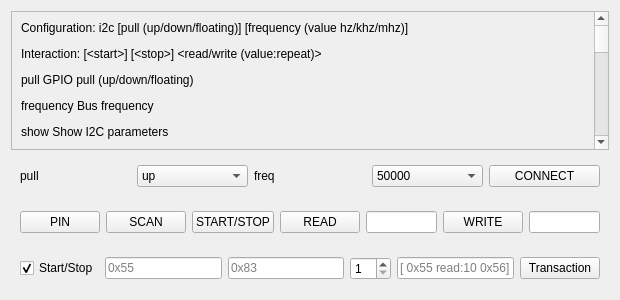
<?xml version="1.0" encoding="UTF-8"?>
<ui version="4.0">
 <class>I2C</class>
 <widget class="QWidget" name="I2C">
  <property name="geometry">
   <rect>
    <x>0</x>
    <y>0</y>
    <width>620</width>
    <height>300</height>
   </rect>
  </property>
  <property name="windowTitle">
   <string>Form</string>
  </property>
  <layout class="QVBoxLayout" name="verticalLayout">
   <item>
    <widget class="QScrollArea" name="help">
     <property name="widgetResizable">
      <bool>true</bool>
     </property>
     <widget class="QWidget" name="scrollAreaWidgetContents">
      <property name="geometry">
       <rect>
        <x>0</x>
        <y>0</y>
        <width>589</width>
        <height>700</height>
       </rect>
      </property>
      <layout class="QVBoxLayout" name="verticalLayout_2">
       <item>
        <widget class="QLabel" name="label">
         <property name="text">
          <string>&lt;html&gt;&lt;head/&gt;&lt;body&gt;&lt;p&gt;Configuration: i2c [pull (up/down/floating)] [frequency (value hz/khz/mhz)]&lt;/p&gt;&lt;p&gt;Interaction: [&amp;lt;start&amp;gt;] [&amp;lt;stop&amp;gt;] &amp;lt;read/write (value:repeat)&amp;gt;&lt;/p&gt;&lt;p&gt;   pull           GPIO pull (up/down/floating)&lt;/p&gt;&lt;p&gt;   frequency      Bus frequency&lt;/p&gt;&lt;p&gt;   show           Show I2C parameters&lt;/p&gt;&lt;p&gt;   pull           GPIO pull (up/down/floating)&lt;/p&gt;&lt;p&gt;   frequency      Bus frequency&lt;/p&gt;&lt;p&gt;&lt;br/&gt;&lt;/p&gt;&lt;p&gt;   scan           Scan for connected devices&lt;/p&gt;&lt;p&gt;   start          Start&lt;/p&gt;&lt;p&gt;   stop           Stop&lt;/p&gt;&lt;p&gt;   read           Read byte (repeat with :&amp;lt;num&amp;gt;)&lt;/p&gt;&lt;p&gt;   hd             Read byte (repeat with :&amp;lt;num&amp;gt;) and print hexdump&lt;/p&gt;&lt;p&gt;   write          Write byte (repeat with :&amp;lt;num&amp;gt;)&lt;/p&gt;&lt;p&gt;   &amp;lt;integer&amp;gt;      Write byte (repeat with :&amp;lt;num&amp;gt;)&lt;/p&gt;&lt;p&gt;   &amp;lt;string&amp;gt;       Write string&lt;/p&gt;&lt;p&gt;   [              Alias for &amp;quot;start&amp;quot;&lt;/p&gt;&lt;p&gt;   ]              Alias for &amp;quot;stop&amp;quot;&lt;/p&gt;&lt;p&gt;   &amp;amp;              Delay 1 usec (repeat with :&amp;lt;num&amp;gt;)&lt;/p&gt;&lt;p&gt;   %              Delay 1 msec (repeat with :&amp;lt;num&amp;gt;)&lt;/p&gt;&lt;p&gt;   ~              Write a random byte (repeat with :&amp;lt;num&amp;gt;)&lt;/p&gt;&lt;p&gt;&lt;br/&gt;&lt;/p&gt;&lt;/body&gt;&lt;/html&gt;</string>
         </property>
        </widget>
       </item>
      </layout>
     </widget>
    </widget>
   </item>
   <item>
    <widget class="QWidget" name="pconnect" native="true">
     <layout class="QHBoxLayout" name="horizontalLayout">
      <item>
       <widget class="QLabel" name="label_2">
        <property name="text">
         <string>pull</string>
        </property>
       </widget>
      </item>
      <item>
       <widget class="QComboBox" name="cPull">
        <item>
         <property name="text">
          <string>up</string>
         </property>
        </item>
        <item>
         <property name="text">
          <string>float</string>
         </property>
        </item>
        <item>
         <property name="text">
          <string>down</string>
         </property>
        </item>
       </widget>
      </item>
      <item>
       <widget class="QLabel" name="label_3">
        <property name="text">
         <string>freq</string>
        </property>
       </widget>
      </item>
      <item>
       <widget class="QComboBox" name="cFreq">
        <item>
         <property name="text">
          <string>50000</string>
         </property>
        </item>
        <item>
         <property name="text">
          <string>100000</string>
         </property>
        </item>
        <item>
         <property name="text">
          <string>400000</string>
         </property>
        </item>
        <item>
         <property name="text">
          <string>1000000</string>
         </property>
        </item>
       </widget>
      </item>
      <item>
       <widget class="QPushButton" name="bConnect">
        <property name="text">
         <string>CONNECT</string>
        </property>
        <property name="checkable">
         <bool>true</bool>
        </property>
       </widget>
      </item>
     </layout>
    </widget>
   </item>
   <item>
    <widget class="QWidget" name="pcmd" native="true">
     <layout class="QHBoxLayout" name="horizontalLayout_2">
      <item>
       <widget class="QPushButton" name="bPinout">
        <property name="text">
         <string>PIN</string>
        </property>
       </widget>
      </item>
      <item>
       <widget class="QPushButton" name="bScan">
        <property name="text">
         <string>SCAN</string>
        </property>
       </widget>
      </item>
      <item>
       <widget class="QPushButton" name="bStartStop">
        <property name="text">
         <string>START/STOP</string>
        </property>
        <property name="checkable">
         <bool>true</bool>
        </property>
       </widget>
      </item>
      <item>
       <widget class="QPushButton" name="bRead">
        <property name="text">
         <string>READ</string>
        </property>
       </widget>
      </item>
      <item>
       <widget class="QLineEdit" name="eRead"/>
      </item>
      <item>
       <widget class="QPushButton" name="bWrite">
        <property name="text">
         <string>WRITE</string>
        </property>
       </widget>
      </item>
      <item>
       <widget class="QLineEdit" name="eWrite"/>
      </item>
     </layout>
    </widget>
   </item>
   <item>
    <widget class="QWidget" name="ptransact" native="true">
     <layout class="QHBoxLayout" name="horizontalLayout_3">
      <item>
       <widget class="QCheckBox" name="cStartStop">
        <property name="text">
         <string>Start/Stop</string>
        </property>
        <property name="checked">
         <bool>true</bool>
        </property>
       </widget>
      </item>
      <item>
       <widget class="QLineEdit" name="eAddr">
        <property name="placeholderText">
         <string>0x55</string>
        </property>
       </widget>
      </item>
      <item>
       <widget class="QLineEdit" name="eData">
        <property name="placeholderText">
         <string>0x83</string>
        </property>
       </widget>
      </item>
      <item>
       <widget class="QSpinBox" name="sDataCnt">
        <property name="minimum">
         <number>1</number>
        </property>
        <property name="value">
         <number>1</number>
        </property>
       </widget>
      </item>
      <item>
       <widget class="QLineEdit" name="eTrCmd">
        <property name="placeholderText">
         <string>[ 0x55 read:10 0x56]</string>
        </property>
       </widget>
      </item>
      <item>
       <widget class="QPushButton" name="bTransact">
        <property name="text">
         <string>Transaction</string>
        </property>
       </widget>
      </item>
     </layout>
    </widget>
   </item>
  </layout>
 </widget>
 <resources/>
 <connections>
  <connection>
   <sender>bConnect</sender>
   <signal>clicked(bool)</signal>
   <receiver>I2C</receiver>
   <slot>connect_i2c(bool)</slot>
   <hints>
    <hint type="sourcelabel">
     <x>546</x>
     <y>176</y>
    </hint>
    <hint type="destinationlabel">
     <x>309</x>
     <y>149</y>
    </hint>
   </hints>
  </connection>
  <connection>
   <sender>bScan</sender>
   <signal>clicked()</signal>
   <receiver>I2C</receiver>
   <slot>scan_cmd()</slot>
   <hints>
    <hint type="sourcelabel">
     <x>55</x>
     <y>223</y>
    </hint>
    <hint type="destinationlabel">
     <x>309</x>
     <y>149</y>
    </hint>
   </hints>
  </connection>
  <connection>
   <sender>bRead</sender>
   <signal>clicked()</signal>
   <receiver>I2C</receiver>
   <slot>read_cmd()</slot>
   <hints>
    <hint type="sourcelabel">
     <x>226</x>
     <y>223</y>
    </hint>
    <hint type="destinationlabel">
     <x>309</x>
     <y>149</y>
    </hint>
   </hints>
  </connection>
  <connection>
   <sender>bWrite</sender>
   <signal>clicked()</signal>
   <receiver>I2C</receiver>
   <slot>write_cmd()</slot>
   <hints>
    <hint type="sourcelabel">
     <x>437</x>
     <y>223</y>
    </hint>
    <hint type="destinationlabel">
     <x>309</x>
     <y>149</y>
    </hint>
   </hints>
  </connection>
  <connection>
   <sender>bTransact</sender>
   <signal>clicked()</signal>
   <receiver>I2C</receiver>
   <slot>transact_cmd()</slot>
   <hints>
    <hint type="sourcelabel">
     <x>563</x>
     <y>270</y>
    </hint>
    <hint type="destinationlabel">
     <x>309</x>
     <y>149</y>
    </hint>
   </hints>
  </connection>
  <connection>
   <sender>bStartStop</sender>
   <signal>clicked(bool)</signal>
   <receiver>I2C</receiver>
   <slot>startstop(bool)</slot>
   <hints>
    <hint type="sourcelabel">
     <x>141</x>
     <y>223</y>
    </hint>
    <hint type="destinationlabel">
     <x>309</x>
     <y>149</y>
    </hint>
   </hints>
  </connection>
 </connections>
 <slots>
  <slot>connect_i2c(bool)</slot>
  <slot>scan_cmd()</slot>
  <slot>read_cmd()</slot>
  <slot>write_cmd()</slot>
  <slot>transact_cmd()</slot>
  <slot>startstop(bool)</slot>
 </slots>
</ui>
